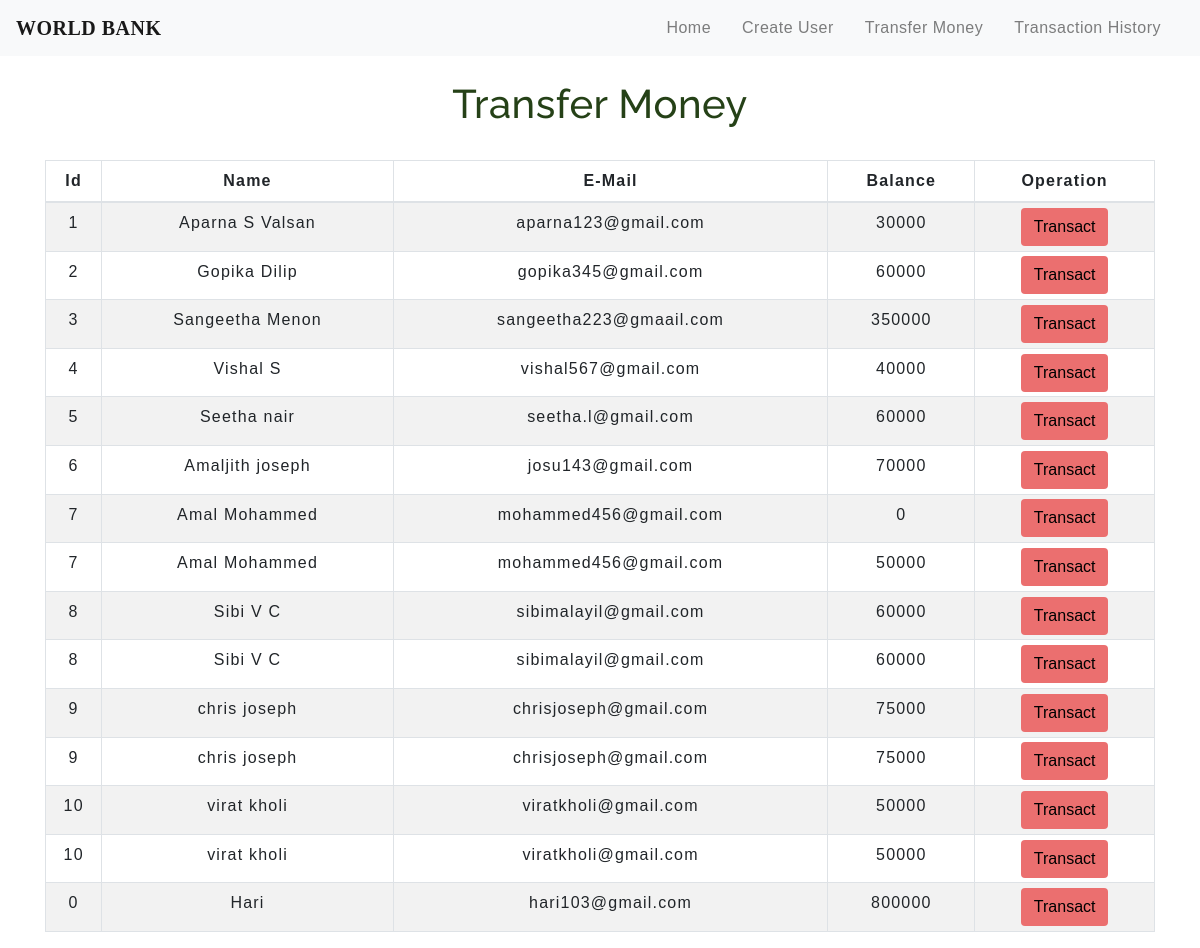
The app's page /transfermoney.php with its own data.
### tables this page shows
CREATE TABLE `users` (
  `id` int(11) NOT NULL,
  `name` text NOT NULL,
  `email` varchar(30) NOT NULL,
  `balance` int(11) NOT NULL
);

### transfermoney.php (the view, shortened to what this page needs)
<!DOCTYPE html>
<html lang="en">
<head>
    <link rel="stylesheet" href="https://maxcdn.bootstrapcdn.com/bootstrap/4.0.0/css/bootstrap.min.css">
    <link rel="stylesheet" type="text/css" href="css/table.css">
    <link rel="stylesheet" type="text/css" href="css/navbar.css">
</head>
<body>
<?php
    include 'config.php';
    $sql = "SELECT * FROM users";
    $result = mysqli_query($conn,$sql);
?>
<?php
  include 'navbar.php';
?>
<div class="container">
        <h2 class="text-center pt-4">Transfer Money</h2>
        <br>
            <div class="row">
                <div class="col">
                    <div class="table-responsive-sm">
                    <table class="table table-hover table-sm table-striped table-condensed table-bordered">
                        <thead>
                            <tr>
                            <th scope="col" class="text-center py-2">Id</th>
                            <th scope="col" class="text-center py-2">Name</th>
                            <th scope="col" class="text-center py-2">E-Mail</th>
                            <th scope="col" class="text-center py-2">Balance</th>
                            <th scope="col" class="text-center py-2">Operation</th>
                            </tr>
                        </thead>
                        <tbody>
                <?php
                    while($rows=mysqli_fetch_assoc($result)){
                ?>
                    <tr>
                        <td class="py-2"><?php echo $rows['id'] ?></td>
                        <td class="py-2"><?php echo $rows['name']?></td>
                        <td class="py-2"><?php echo $rows['email']?></td>
                        <td class="py-2"><?php echo $rows['balance']?></td>
                        <td><a href="selecteduserdetail.php?id= <?php echo $rows['id'] ;?>"> <button type="button" class="btn">Transact</button></a></td>
                    </tr>
                <?php
                    }
                ?>
                        </tbody>
                    </table>
                    </div>
                </div>
            </div>
         </div>
</body>
</html>

### navbar.php (shortened to what this page needs)
<nav class="navbar navbar-expand-md navbar-light bg-light">
<a class="navbar-brand" href="index.php">WORLD BANK</a>
<div class="collapse navbar-collapse" id="collapsibleNavbar">
      <ul class="navbar-nav ml-auto">
        <li class="nav-item">
          <a class="nav-link" href="index.php">Home</a>
        </li>
        <li class="nav-item">
          <a class="nav-link" href="createuser.php">Create User</a>
        </li>
        <li class="nav-item">
          <a class="nav-link" href="transfermoney.php">Transfer Money</a>
        </li>
        <li class="nav-item">
          <a class="nav-link" href="transactionhistory.php">Transaction History</a>
        </li>
    </div>
 </nav>

### css/table.css (style rules this page uses)
* { padding: 0; margin: 0; box-sizing: border-box; font-family: sans-serif; }
h2 { font-size: 40px; }
table { letter-spacing: 1.2px; }
td { text-align: center; }
button { border:none; background: #eb6f6f; transition: 1s; }

### css/navbar.css (style rules this page uses)
.nav-link { margin-right: 15px; color:#639ce7; letter-spacing: 0.5px; transition: 0.5s; }
.navbar-brand { color: #254117; letter-spacing: 0.5px; font-weight: bold; font-family: times new roman; }
h2 { color: #254117; letter-spacing: 0.5px; font-family: raleway; }

### transfermoney.php (style rules this page uses)
button { transition: 1.5s; }

### records on screen
users: id "1", name "Aparna S Valsan", email "aparna123@gmail.com", balance "30000"
users: id "2", name "Gopika Dilip", email "gopika345@gmail.com", balance "60000"
users: id "3", name "Sangeetha Menon", email "sangeetha223@gmaail.com", balance "350000"
users: id "4", name "Vishal S", email "vishal567@gmail.com", balance "40000"
users: id "5", name "Seetha nair", email "seetha.l@gmail.com", balance "60000"
users: id "6", name "Amaljith joseph", email "josu143@gmail.com", balance "70000"
users: id "7", name "Amal Mohammed", email "mohammed456@gmail.com", balance "0"
users: id "7", name "Amal Mohammed", email "mohammed456@gmail.com", balance "50000"
users: id "8", name "Sibi V C", email "sibimalayil@gmail.com", balance "60000"
users: id "8", name "Sibi V C", email "sibimalayil@gmail.com", balance "60000"
users: id "9", name "chris joseph", email "chrisjoseph@gmail.com", balance "75000"
users: id "9", name "chris joseph", email "chrisjoseph@gmail.com", balance "75000"
users: id "10", name "virat kholi", email "viratkholi@gmail.com", balance "50000"
users: id "10", name "virat kholi", email "viratkholi@gmail.com", balance "50000"
users: id "0", name "Hari", email "hari103@gmail.com", balance "800000"
